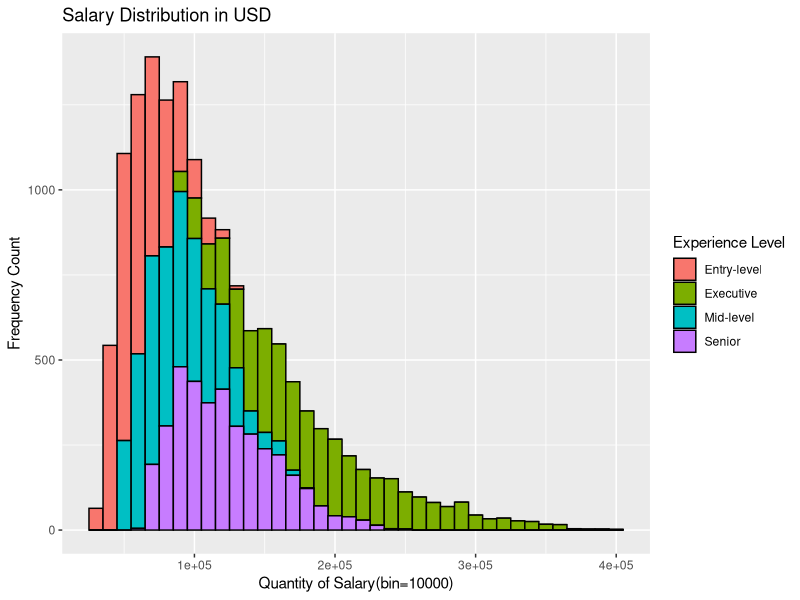

Recreate this plot in R. (Note: this script raises an error after producing the figure.)
install.packages("ggplot2")
install.packages("dplyr")
library(dplyr)
library(ggplot2)

setwd("C:/Users/natta/Desktop/AI-Powered Job Market Insights/dataset")
getwd()
jobmkgt <- read.csv("ai_job_dataset_cleaned.csv")
timemkgt <- read.csv("time_table_dataset.csv")
jobreq <- read.csv("job_requirement_dataset.csv")
jobreq_name <- read.csv("job_requirement_dataset_name.csv")

head(jobmkgt["salary_usd"])

job_join_time <- merge(jobmkgt, timemkgt, by.x = "ID_cleaned", by.y = "ID_cleaned")

jobai <- merge(jobmkgt, job_join_time, by.x = "ID_cleaned", by.y= "ID_cleaned")

## Histrogram on Salary Dsitribution in USD

graph1 <- ggplot(data = job_join_time, aes(x = salary_usd))

salary_hist1 <- graph1 + geom_histogram(binwidth = 10000, aes(fill = experience_level_cleaned), colour = "Black") +
  labs(title = "Salary Distribution in USD") + xlab("Quantity of Salary(bin=10000)") + ylab("Frequency Count") +
  guides(fill=guide_legend(title = "Experience Level"))

salary_hist2 <- salary_hist1 

salary_hist2

annotation <- data.frame(
  x = c(
      round(min(jobai$salary_usd), 0),
      round(mean(jobai$salary_usd), 0),
      round(max(jobai$salary_usd), 0)
  ),
  
  y = c(700, 1150, 100),
  
  label = c("Min : ", "Mean : ", "Max : ")
)

salary_hist3 <- salary_hist2 + geom_text(
  data = annotation,
  aes(
    x = x,
    y = y,
    label = paste(label, x)
  ),
  size = 4,
  fontface = "bold"
)

salary_hist <-  salary_hist3 + theme_gray() + 
  theme(
    plot.title = element_text(hjust = 0.5),
    plot.title = element_text(size = 50)
  )

salary_hist

